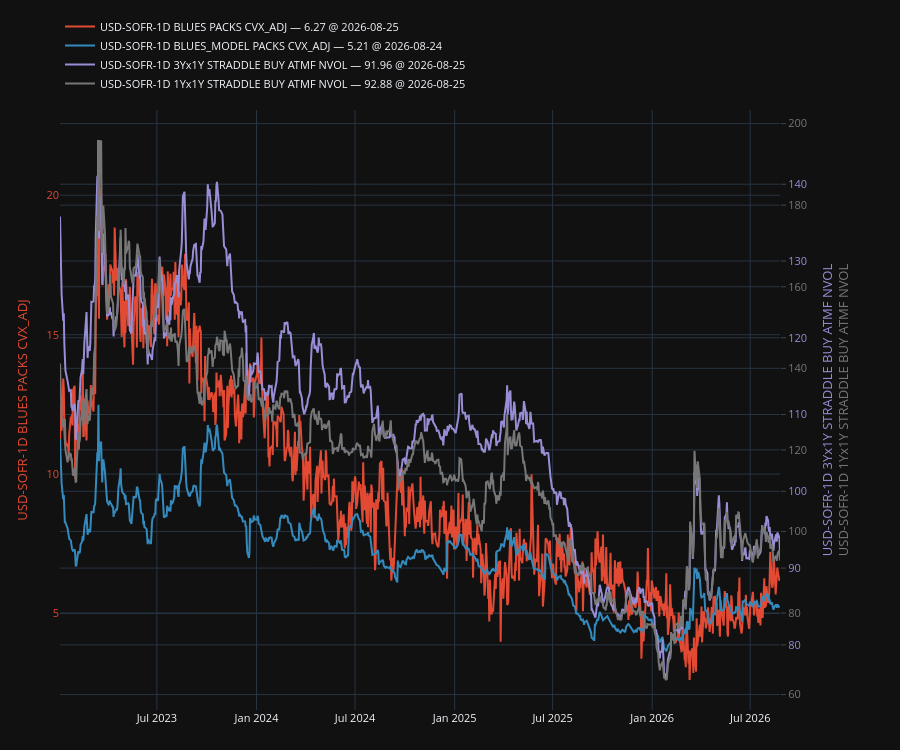

Here is the notebook cell this chart was saved with:
### Code cell
plot, fig, ax, ax2, legend = make_secondary_axis_plot(
    engine="plotly", 
	# ylabel_left="convexity adjustment, bp",
    # title="SFR convexity adjustment by pack colour"
)

# plot(ca_df["USD-SOFR-1D GREENS PACKS CVX_ADJ"].dropna(), which="left")
plot(ca_df["USD-SOFR-1D BLUES PACKS CVX_ADJ"].dropna(), which="left")
plot(ca_df["USD-SOFR-1D BLUES_MODEL PACKS CVX_ADJ"].dropna(), which="left")
# plot(ca_df["USD-SOFR-1D Z26 OUTRIGHT CVX_ADJ"].dropna(), which="left")
# plot(ca_df["USD-SOFR-1D GOLDS PACKS CVX_ADJ"].dropna(), which="left")

# plot(df["USD-SOFR-1D 3Yx1Y STRADDLE BUY ATMF NVOL"].dropna(), which="right")
# plot(df["USD-SOFR-1D 3Yx1Y STRADDLE BUY ATMF NVOL"].dropna(), which="right")
# plot(df["USD-SOFR-1D IMM_Z26x2y/IMM_Z26x5y/IMM_Z26x10y FLY RATE"].dropna(), which="right")
# plot(df["USD-SOFR-1D IMM_2x2y/IMM_2x5y/IMM_2x10y FLY RATE"].dropna(), which="right")
plot(df["USD-SOFR-1D 3Yx1Y STRADDLE BUY ATMF NVOL"].dropna(), which="right")
plot(df["USD-SOFR-1D 1Yx1Y STRADDLE BUY ATMF NVOL"].dropna(), which="right")
# plot(df["USD-SOFR-1D 10y10y/15y10y CURVE RATE"].dropna(), which="right")
legend(show_date=True)

### Figure 1 — Plotly figure (JSON) as saved in the notebook; plotly's stock layout.template omitted (floating-point values rounded to 4 significant figures; data arrays with more than 128 entries replaced by an {"elided": "..."} marker saying what was removed)
{"data": [{"line": {"color": "#E24A33"}, "mode": "lines", "name": "USD-SOFR-1D BLUES PACKS CVX_ADJ — 6.27 @ 2026-08-25", "showlegend": true, "type": "scatter", "x": {"elided": "912 str values"}, "y": {"elided": "912 float values"}, "yaxis": "y"}, {"line": {"color": "#348ABD"}, "mode": "lines", "name": "USD-SOFR-1D BLUES_MODEL PACKS CVX_ADJ — 5.21 @ 2026-08-24", "showlegend": true, "type": "scatter", "x": {"elided": "911 str values"}, "y": {"elided": "911 float values"}, "yaxis": "y"}, {"line": {"color": "#988ED5"}, "mode": "lines", "name": "USD-SOFR-1D 3Yx1Y STRADDLE BUY ATMF NVOL — 91.96 @ 2026-08-25", "showlegend": true, "type": "scatter", "x": {"elided": "942 str values"}, "y": {"elided": "942 float values"}, "yaxis": "y2"}, {"line": {"color": "#777777"}, "mode": "lines", "name": "USD-SOFR-1D 1Yx1Y STRADDLE BUY ATMF NVOL — 92.88 @ 2026-08-25", "showlegend": true, "type": "scatter", "x": {"elided": "912 str values"}, "y": {"elided": "912 float values"}, "yaxis": "y3"}], "layout": {"font": {"size": 11}, "height": 750, "legend": {"orientation": "h", "x": 0, "xanchor": "left", "y": 1.02, "yanchor": "bottom"}, "margin": {"b": 40, "l": 60, "r": 120, "t": 60}, "newshape": {"line": {"color": "red"}}, "title": {}, "xaxis": {"showgrid": true, "showspikes": true, "spikecolor": "white", "spikemode": "across", "spikesnap": "cursor"}, "yaxis": {"showgrid": true, "showspikes": true, "spikecolor": "white", "spikesnap": "cursor", "spikethickness": 0.5, "tickfont": {"color": "#E24A33"}, "title": {"font": {"color": "#E24A33"}, "text": "USD-SOFR-1D BLUES PACKS CVX_ADJ"}}, "yaxis2": {"anchor": "x", "overlaying": "y", "position": 0.98, "showgrid": true, "showspikes": true, "side": "right", "spikecolor": "white", "spikesnap": "cursor", "spikethickness": 0.5, "tickfont": {"color": "#988ED5"}, "ticklabelposition": "outside", "ticks": "outside", "title": {"font": {"color": "#988ED5"}, "standoff": 16, "text": "USD-SOFR-1D 3Yx1Y STRADDLE BUY ATMF NVOL"}}, "yaxis3": {"anchor": "x", "overlaying": "y", "position": 0.92, "showgrid": true, "showspikes": true, "side": "right", "spikecolor": "white", "spikesnap": "cursor", "spikethickness": 0.5, "tickfont": {"color": "#777777"}, "ticklabelposition": "outside", "ticks": "outside", "title": {"font": {"color": "#777777"}, "standoff": 32, "text": "USD-SOFR-1D 1Yx1Y STRADDLE BUY ATMF NVOL"}}}}
